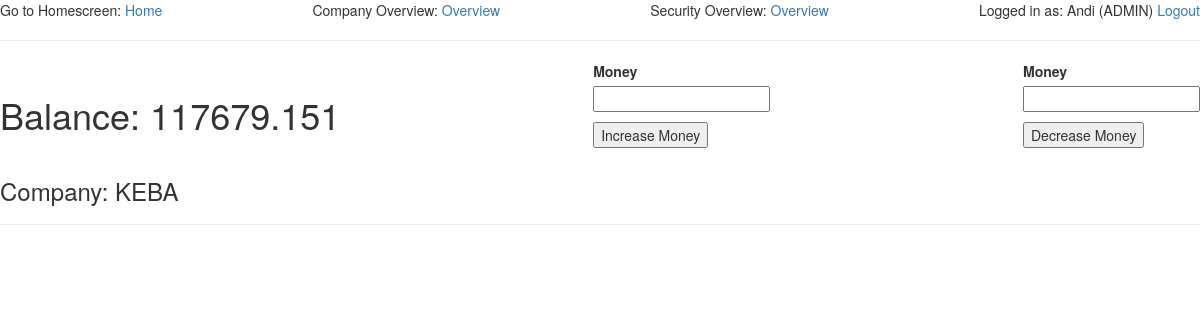
The app's page /associated_account/6 (signed in) with its own data.
### app/models.py (models this page shows, shortened)
class User(UserMixin, db.Model):
    id = db.Column(db.Integer, primary_key=True)
    username = db.Column(db.String(64), index=True, unique=True)
    email = db.Column(db.String(120), index=True, unique=True)
    password_hash = db.Column(db.String(128))
    admin_tag = db.Column(db.Boolean, default=False)

class Account(db.Model):
    account_id = db.Column(db.Integer, primary_key=True)
    balance = db.Column(db.Numeric(precision=10, scale=5))
    owner = db.Column(db.Text)

class Company(db.Model):
    company_id = db.Column(db.Integer, primary_key=True)
    company_name = db.Column(db.Text, index=True, unique=True)
    address = db.Column(db.Text)
    employee_nr = db.Column(db.Integer)
    company_info = db.Column(db.Text)
    industry_type = db.Column(db.Text)
    opening_hours = db.Column(db.Text)
    amount_securities = db.Column(db.Text)
    account_nr = db.Column(db.Integer)
    def __repr__(self):
        return 'Company: {}'.format(self.company_name, self.address, self.employee_nr)

### app/routes.py (the view)
@app.route('/associated_account/<int:account_id>', methods=['GET'])
@login_required
def account_index(account_id):
    account = Account.query.get(account_id)
    company = Company.query.filter_by(account_nr=account_id).first()
    inputForm = MoneyInputForm()
    outputForm = MoneyOutputForm()
    return render_template('account_index.html', title="Account overview", account=account,
                           inputForm=inputForm, outputForm=outputForm, name=company)

### app/forms.py
class MoneyInputForm(FlaskForm):
    money = DecimalField(validators=[DataRequired()])
    submit = SubmitField('Increase Money')

class MoneyOutputForm(FlaskForm):
    money = DecimalField(validators=[DataRequired()])
    submit = SubmitField('Decrease Money')

### app/models.py (called while the page is built)
@login.user_loader
def load_user(id):
    return User.query.get(int(id))

### app/templates/account_index.html (shortened to what this page needs)
{% extends "base.html" %}
{% block content %}
    <div style="display: flex; align-items: center; flex-wrap: wrap; justify-content: space-between">
        <h1> Balance: {{ '{:.3f}'.format(account.balance) }} </h1>
        <form action="{{ url_for('edit_balance_up', account_id=account.account_id) }}" method="POST">
            <p>
                {{ inputForm.money.label }}<br>
                {{ inputForm.money }}<br>
            </p>
            <p>{{ inputForm.submit() }}</p>
        </form>
        <form action="{{ url_for('edit_balance_down', account_id=account.account_id) }}" method="POST">
            <p>
                {{ outputForm.money.label }}<br>
                {{ outputForm.money }}<br>
            </p>
            <p>{{ outputForm.submit() }}</p>
        </form>
    </div>
    <h3>{{ name }}</h3>
{% endblock %}

### app/templates/base.html (shortened to what this page needs)
{% extends "bootstrap/base.html" %}
{% block head %}
    {{ super() }}
{% endblock %}
{% block body %}
    <div style="display: flex; flex-wrap: wrap; justify-content: space-between">
        <div>Go to Homescreen: <a href="{{ url_for('home_site') }}">Home</a></div>
        {% if current_user.admin_tag %}
            <div>Company Overview: <a href="{{ url_for('company_overview') }}">Overview</a></div>
            <div>Security Overview: <a href="{{ url_for('security_overview') }}">Overview</a></div>
        {% endif %}
        <div>
            {% if current_user.is_anonymous %}
                <a href="{{ url_for('login') }}">Login</a>
            {% else %}
                Logged in as: {{ current_user.username }}
                {% if current_user.admin_tag %}
                    (ADMIN)
                {% endif %}
                <a href="{{ url_for('logout') }}">Logout</a>
            {% endif %}
        </div>
    </div>
    <hr>
    {% block content %}{% endblock %}
    <hr>
{% endblock %}

### records on screen
User: username "Andi"
Account: balance "117679.151"
Company: company_name+address+employee_nr "Company: KEBA"

### other values on screen
{{ inputForm.money.label }} "Money"
{{ outputForm.money.label }} "Money"
